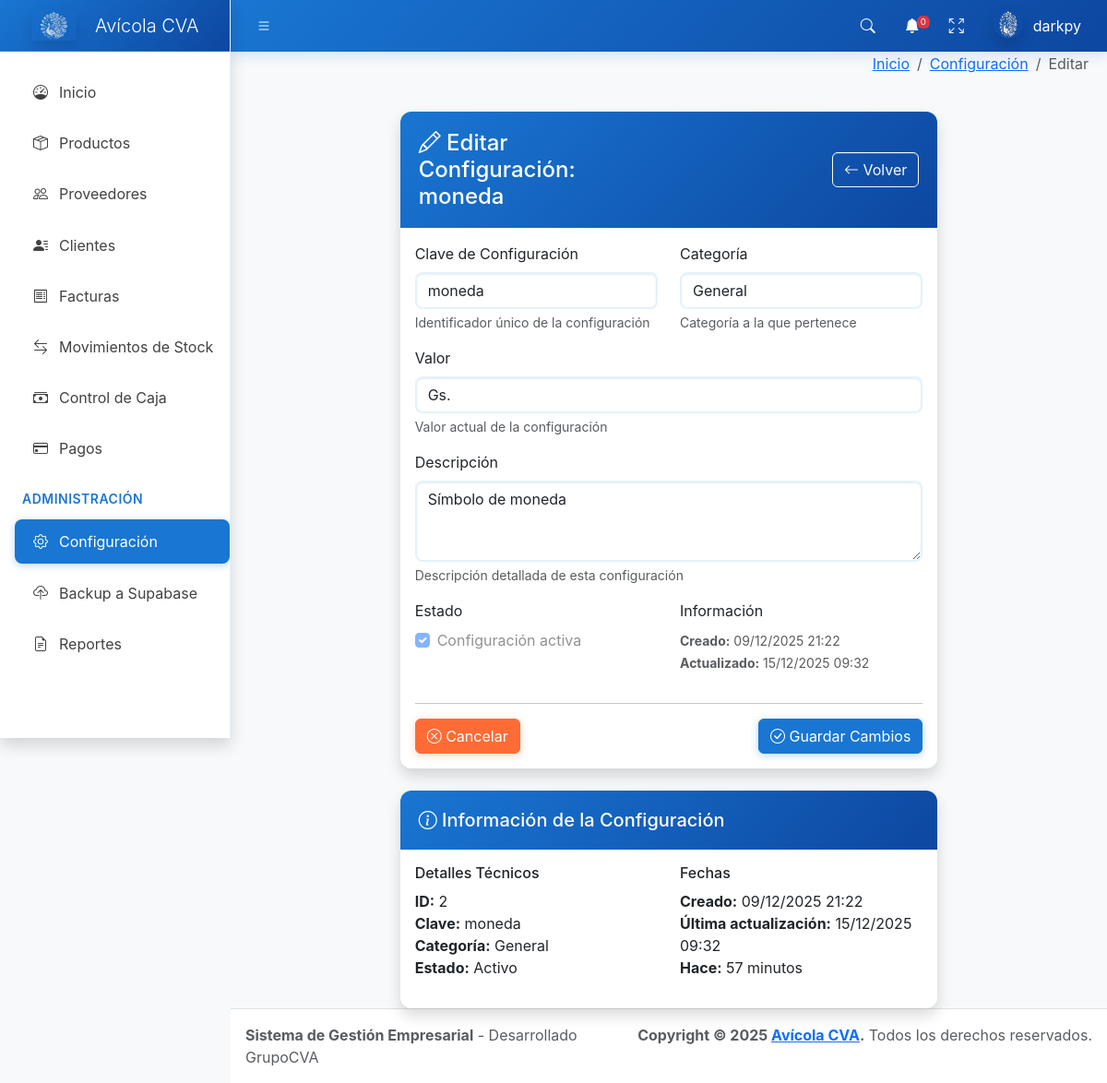
/configuracion/2/editar/ (signed in), run on the app's committed database.
### core/models.py (models this page shows, shortened)
class ConfiguracionSistema(models.Model):
    CATEGORIA_CHOICES = [
        ('general', 'General'),
        ('alertas', 'Alertas'),
        ('email', 'Email'),
        ('stock', 'Stock'),
        ('facturacion', 'Facturación'),
        ('tema', 'Tema Visual'),
    ]
    clave = models.CharField(max_length=100, unique=True)
    valor = models.TextField()
    descripcion = models.TextField(blank=True)
    categoria = models.CharField(max_length=20, choices=CATEGORIA_CHOICES, default='general')
    activo = models.BooleanField(default=True)
    fecha_creacion = models.DateTimeField(auto_now_add=True)
    fecha_actualizacion = models.DateTimeField(auto_now=True)
    class Meta:
        verbose_name = 'Configuración del Sistema'
        verbose_name_plural = 'Configuraciones del Sistema'
        ordering = ['categoria', 'clave']
    @classmethod
    def get_valor(cls, clave, valor_por_defecto=None):
        try:
            config = cls.objects.get(clave=clave, activo=True)
            return config.valor
        except cls.DoesNotExist:
            return valor_por_defecto

### core/views.py (the view, shortened to what this page needs)
# urls.py: path('configuracion/<int:pk>/editar/', views.configuracion_editar, name='configuracion_editar'),
@login_required
def configuracion_editar(request, pk):
    from .models import ConfiguracionSistema
    config = get_object_or_404(ConfiguracionSistema, pk=pk)
    context = {
        'config': config,
        'titulo': f'Editar Configuración: {config.clave}'
    }
    return render(request, 'configuracion_editar.html', context)

### templates/configuracion_editar.html (shortened to what this page needs)
{% extends 'base.html' %}
{% load humanize custom_filters %}
{% block breadcrumb %}
<li class="breadcrumb-item"><a href="{% url 'configuracion_panel' %}">Configuración</a></li>
<li class="breadcrumb-item active">Editar</li>
{% endblock %}
{% block content %}
<div class="container-fluid mt-4">
  <div class="row justify-content-center">
    <div class="col-lg-8">
      <div class="card shadow">
        <div class="card-header bg-primary text-white d-flex justify-content-between align-items-center">
          <h4 class="mb-0"><i class="bi bi-pencil"></i> {{ titulo }}</h4>
          <div class="d-flex justify-content-end w-100 ms-3">
            <a href="{% url 'configuracion_panel' %}" class="btn btn-outline-light">
              <i class="bi bi-arrow-left"></i> Volver
            </a>
          </div>
        </div>
        <div class="card-body">
          <form method="post">
            <div class="row">
              <div class="col-md-6">
                <div class="mb-3">
                  <label for="clave" class="form-label">Clave de Configuración</label>
                  <input type="text" class="form-control" id="clave" value="{{ config.clave }}" readonly>
                  <div class="form-text">Identificador único de la configuración</div>
                </div>
              </div>
              <div class="col-md-6">
                <div class="mb-3">
                  <label for="categoria" class="form-label">Categoría</label>
                  <input type="text" class="form-control" id="categoria" value="{{ config.get_categoria_display }}" readonly>
                  <div class="form-text">Categoría a la que pertenece</div>
                </div>
              </div>
            </div>
            <div class="mb-3">
              <label for="valor" class="form-label">Valor</label>
              <input type="text" class="form-control" id="valor" name="valor" value="{{ config.valor }}" required>
              <div class="form-text">Valor actual de la configuración</div>
            </div>
            <div class="mb-3">
              <label for="descripcion" class="form-label">Descripción</label>
              <textarea class="form-control" id="descripcion" name="descripcion" rows="3">{{ config.descripcion }}</textarea>
              <div class="form-text">Descripción detallada de esta configuración</div>
            </div>
            <div class="row">
              <div class="col-md-6">
                <div class="mb-3">
                  <label class="form-label">Estado</label>
                  <div class="form-check">
                    <input class="form-check-input" type="checkbox" id="activo" {% if config.activo %}checked{% endif %} disabled>
                    <label class="form-check-label" for="activo">
                      Configuración activa
                    </label>
                  </div>
                </div>
              </div>
              <div class="col-md-6">
                <div class="mb-3">
                  <label class="form-label">Información</label>
                  <div class="text-muted">
                    <small>
                      <strong>Creado:</strong> {{ config.fecha_creacion|date:'d/m/Y H:i' }}<br>
                      <strong>Actualizado:</strong> {{ config.fecha_actualizacion|date:'d/m/Y H:i' }}
                    </small>
                  </div>
                </div>
              </div>
            </div>
            <hr>
            <div class="d-flex justify-content-between">
              <a href="{% url 'configuracion_panel' %}" class="btn btn-secondary">
                <i class="bi bi-x-circle"></i> Cancelar
              </a>
              <button type="submit" class="btn btn-primary">
                <i class="bi bi-check-circle"></i> Guardar Cambios
              </button>
            </div>
          </form>
        </div>
      </div>
      <div class="card shadow mt-4">
        <div class="card-header bg-info text-white">
          <h5 class="mb-0"><i class="bi bi-info-circle"></i> Información de la Configuración</h5>
        </div>
        <div class="card-body">
          <div class="row">
            <div class="col-md-6">
              <h6>Detalles Técnicos</h6>
              <ul class="list-unstyled">
                <li><strong>ID:</strong> {{ config.id }}</li>
                <li><strong>Clave:</strong> {{ config.clave }}</li>
                <li><strong>Categoría:</strong> {{ config.get_categoria_display }}</li>
                <li><strong>Estado:</strong> {% if config.activo %}Activo{% else %}Inactivo{% endif %}</li>
              </ul>
            </div>
            <div class="col-md-6">
              <h6>Fechas</h6>
              <ul class="list-unstyled">
                <li><strong>Creado:</strong> {{ config.fecha_creacion|date:'d/m/Y H:i' }}</li>
                <li><strong>Última actualización:</strong> {{ config.fecha_actualizacion|date:'d/m/Y H:i' }}</li>
                <li><strong>Hace:</strong> {{ config.fecha_actualizacion|timesince }}</li>
              </ul>
            </div>
          </div>
        </div>
      </div>
    </div>
  </div>
</div>
{% endblock %}

### templates/base.html (shortened to what this page needs)
{% load static %}
<!doctype html>
<html lang="es">
  <head>
    <link
      rel="stylesheet"
      href="https://cdn.jsdelivr.net/npm/@fontsource/source-sans-3@5.0.12/index.css"
      media="print"
      onload="this.media='all'"
    />
    <link
      rel="stylesheet"
      href="https://cdn.jsdelivr.net/npm/overlayscrollbars@2.11.0/styles/overlayscrollbars.min.css"
    />
    <link
      rel="stylesheet"
      href="https://cdn.jsdelivr.net/npm/bootstrap-icons@1.13.1/font/bootstrap-icons.min.css"
    />
    <link
      href="https://cdn.jsdelivr.net/npm/bootstrap@5.3.2/dist/css/bootstrap.min.css"
      rel="stylesheet"
    />
    <link rel="stylesheet" href="{% static 'AdminLTE/dist/css/adminlte.css' %}" />
    <link
      rel="stylesheet"
      href="https://cdn.jsdelivr.net/npm/apexcharts@3.37.1/dist/apexcharts.css"
    />
    {% load static %}
    {% load humanize custom_filters %}
    {% with tema_actual=configuracion_sistema.tema_visual|default:"azul" %}
        {% if tema_actual == "azul" %}
            <link rel="stylesheet" href="{% static 'css/temas/tema-azul.css' %}" />
        {% elif tema_actual == "oscuro" %}
            <link rel="stylesheet" href="{% static 'css/temas/tema-oscuro.css' %}" />
        {% elif tema_actual == "minimalista" %}
            <link rel="stylesheet" href="{% static 'css/temas/tema-minimalista.css' %}" />
        {% else %}
            <link rel="stylesheet" href="{% static 'css/temas/tema-azul.css' %}" />
        {% endif %}
    {% endwith %}
  </head>
  <body class="layout-fixed sidebar-expand-lg sidebar-open bg-body-tertiary">
    <div class="app-wrapper">
      <nav class="app-header navbar navbar-expand bg-body">
        <div class="container-fluid">
          <ul class="navbar-nav">
            <li class="nav-item">
              <a class="nav-link" data-lte-toggle="sidebar" href="#" role="button">
                <i class="bi bi-list"></i>
              </a>
            </li>
          </ul>
          <ul class="navbar-nav ms-auto">
            <li class="nav-item">
              <a class="nav-link" data-widget="navbar-search" href="#" role="button">
                <i class="bi bi-search"></i>
              </a>
            </li>
            <li class="nav-item dropdown">
              <a class="nav-link" data-bs-toggle="dropdown" href="#">
                <i class="bi bi-bell-fill"></i>
                <span class="navbar-badge badge text-bg-danger">{{ total_alertas|default:0 }}</span>
              </a>
            </li>
            <li class="nav-item">
              <a class="nav-link" href="#" data-lte-toggle="fullscreen">
                <i data-lte-icon="maximize" class="bi bi-arrows-fullscreen"></i>
              </a>
            </li>
            <li class="nav-item dropdown user-menu">
              <a href="#" class="nav-link dropdown-toggle" data-bs-toggle="dropdown">
                <img
                  src="{% static 'img/logo.png' %}"
                  class="user-image rounded-circle shadow"
                  alt="User Image"
                />
                <span class="d-none d-md-inline">{{ user.username|default:"Usuario" }}</span>
              </a>
            </li>
          </ul>
        </div>
      </nav>
      <aside class="app-sidebar bg-body-secondary shadow" data-bs-theme="dark">
        <div class="sidebar-brand">
          <a href="{% url 'dashboard' %}" class="brand-link">
            <img
              src="{% static 'img/logo.png' %}"
              alt="Avícola CVA Logo"
              class="brand-image opacity-75 shadow"
            />
            <span class="brand-text fw-light">Avícola CVA</span>
          </a>
        </div>
        <div class="sidebar-wrapper">
          <nav class="mt-2">
                         <ul
               class="nav sidebar-menu flex-column"
               data-lte-toggle="treeview"
               role="navigation"
               aria-label="Main navigation"
               data-accordion="false"
               id="navigation"
             >
               <li class="nav-item">
                 <a href="{% url 'dashboard' %}" class="nav-link {% if request.resolver_match.url_name == 'dashboard' %}active{% endif %}">
                   <i class="nav-icon bi bi-speedometer"></i>
                   <p>Inicio</p>
                 </a>
               </li>
               {% if usuario_permisos.productos.ver %}
               <li class="nav-item">
                 <a href="{% url 'productos_list' %}" class="nav-link {% if 'producto' in request.resolver_match.url_name %}active{% endif %}">
                   <i class="nav-icon bi bi-box-seam"></i>
                   <p>Productos</p>
                 </a>
               </li>
               {% endif %}
               {% if usuario_permisos.proveedores.ver %}
               <li class="nav-item">
                 <a href="{% url 'proveedores_list' %}" class="nav-link {% if 'proveedor' in request.resolver_match.url_name %}active{% endif %}">
                   <i class="nav-icon bi bi-people"></i>
                   <p>Proveedores</p>
                 </a>
               </li>
               {% endif %}
               {% if usuario_permisos.clientes.ver %}
               <li class="nav-item">
                 <a href="{% url 'clientes_list' %}" class="nav-link {% if 'cliente' in request.resolver_match.url_name %}active{% endif %}">
                   <i class="nav-icon bi bi-person-lines-fill"></i>
                   <p>Clientes</p>
                 </a>
               </li>
               {% endif %}
               {% if usuario_permisos.facturas_venta.ver or usuario_permisos.facturas_compra.ver %}
              <li class="nav-item">
                <a href="{% url 'factura_list' %}" class="nav-link {% if 'factura' in request.resolver_match.url_name %}active{% endif %}">
                  <i class="nav-icon bi bi-receipt"></i>
                  <p>Facturas</p>
                </a>
              </li>
              {% endif %}
              {% if usuario_permisos.stock.ver %}
              <li class="nav-item">
                <a href="{% url 'stock_movimientos' %}" class="nav-link {% if 'stock' in request.resolver_match.url_name %}active{% endif %}">
                  <i class="nav-icon bi bi-arrow-left-right"></i>
                  <p>Movimientos de Stock</p>
                </a>
              </li>
              {% endif %}
              {% if usuario_permisos.caja.ver %}
              <li class="nav-item">
                <a href="{% url 'caja_list' %}" class="nav-link {% if 'caja' in request.resolver_match.url_name %}active{% endif %}">
                  <i class="nav-icon bi bi-cash-stack"></i>
                  <p>Control de Caja</p>
                </a>
              </li>
              {% endif %}
              {% if usuario_permisos.pagos.ver %}
              <li class="nav-item">
                <a href="{% url 'pagos_dashboard' %}" class="nav-link {% if 'pagos' in request.resolver_match.url_name %}active{% endif %}">
                  <i class="nav-icon bi bi-credit-card"></i>
                  <p>Pagos</p>
                </a>
              </li>
              {% endif %}
              <li class="nav-header">ADMINISTRACIÓN</li>
              {% if usuario_permisos.configuracion.ver %}
              <li class="nav-item">
                <a href="{% url 'configuracion_panel' %}" class="nav-link {% if 'configuracion' in request.resolver_match.url_name %}active{% endif %}">
                  <i class="nav-icon bi bi-gear"></i>
                  <p>Configuración</p>
                </a>
              </li>
              {% if user.is_superuser %}
              <li class="nav-item">
                <a href="{% url 'backup_supabase' %}" class="nav-link">
                  <i class="nav-icon bi bi-cloud-upload"></i>
                  <p>Backup a Supabase</p>
                </a>
              </li>
              {% endif %}
              {% endif %}
              {% if usuario_permisos.reportes.ver %}
              <li class="nav-item">
                <a href="{% url 'reportes_dashboard' %}" class="nav-link {% if 'reporte' in request.resolver_match.url_name %}active{% endif %}">
                  <i class="nav-icon bi bi-file-earmark-text"></i>
                  <p>Reportes</p>
                </a>
              </li>
              {% endif %}
            </ul>
          </nav>
        </div>
      </aside>
      <div class="app-content">
        <div class="content-header">
          <div class="container-fluid">
            <div class="row mb-2">
              <div class="col-sm-6">
              </div>
              <div class="col-sm-6">
                <ol class="breadcrumb float-sm-end">
                  <li class="breadcrumb-item"><a href="{% url 'dashboard' %}">Inicio</a></li>
                  {% block breadcrumb %}{% endblock %}
                </ol>
              </div>
            </div>
          </div>
        </div>
        <div class="content">
          <div class="container-fluid">
            {% block content %}{% endblock %}
          </div>
        </div>
      </div>
      <footer class="app-footer">
        <div class="float-end d-none d-sm-inline">
          <strong>Copyright &copy; 2025 <a href="#">Avícola CVA</a>.</strong> Todos los derechos reservados.
        </div>
        <div>
          <strong>Sistema de Gestión Empresarial</strong> - Desarrollado GrupoCVA
        </div>
      </footer>
    </div>
  </body>
</html>

### data on the page
ConfiguracionSistema: clave "moneda", categoria "General", valor "Gs.", descripcion "Símbolo de moneda", activo "☑", fecha_creacion "09/12/2025 21:22", fecha_actualizacion "15/12/2025 09:32", id "2", fecha_actualizacion "57 minutos"

### other printed values
{{ total_alertas|default:0 }} "0"
{{ user.username|default:"Usuario" }} "darkpy"
{{ titulo }} "Editar Configuración: moneda"
